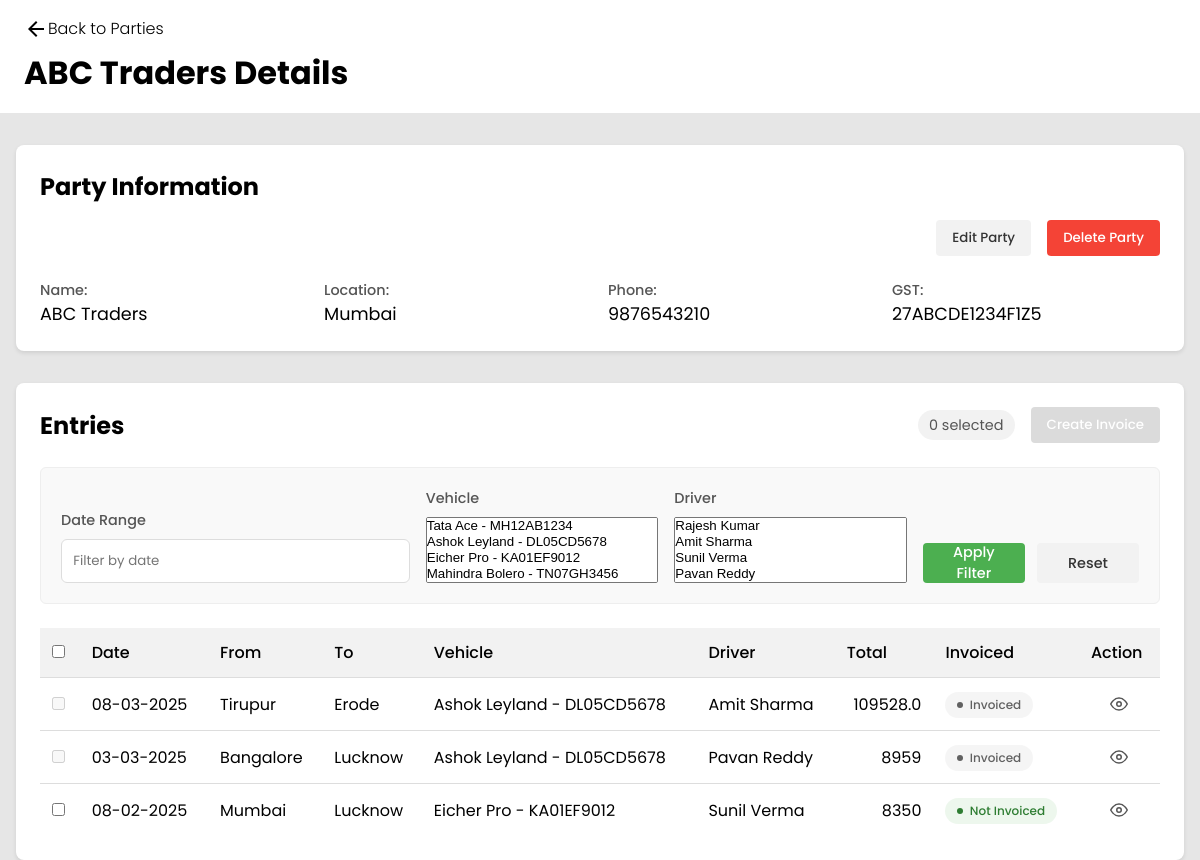
Page /parties/1/ on the earlier database version.
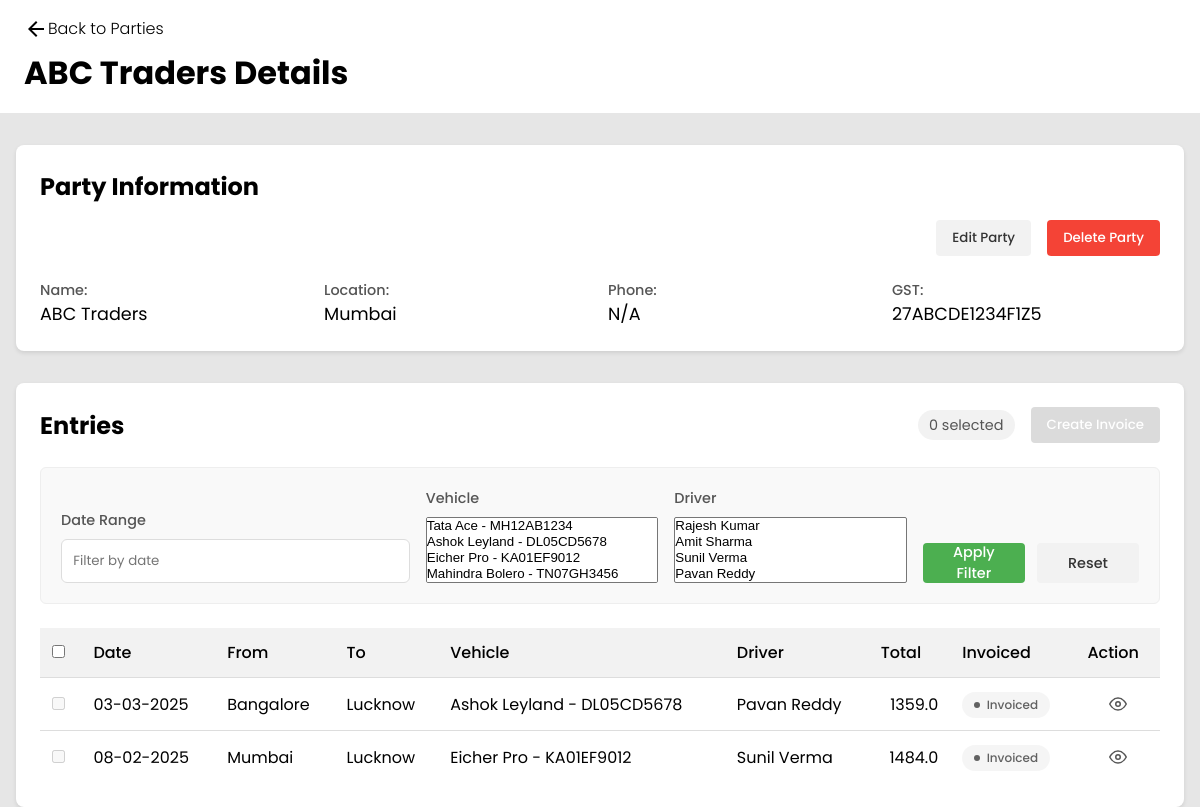
Same page on the later database version.
### main/models.py (models this page shows, shortened)
class Party(models.Model):
    name        = models.CharField(max_length=50)
    location    = models.CharField(max_length=50,null=True,blank=True)
    phone       = models.CharField(max_length=10,null=True,blank=True)
    gst         = models.CharField(max_length=15,null=True,blank=True)

class Entry(models.Model):
    date    = models.DateField()
    customer_from   = models.CharField(max_length=100)
    customer_to     = models.CharField(max_length=100)
    party           = models.ForeignKey(Party,on_delete=models.CASCADE)
    vehicle         = models.ForeignKey(Vehicle,on_delete=models.SET_NULL,null=True)
    driver          = models.ForeignKey(Driver,on_delete=models.SET_NULL,null=True)
    total           = models.CharField(max_length=100,null=True,blank=True)
    no_of_invoices  = models.IntegerField(default=0, null=True, blank=True)

class Vehicle(models.Model):
    name        = models.CharField(max_length=50)
    number      = models.CharField(max_length=10,null=True,blank=True)
    company     = models.ForeignKey(VehicleCompany,on_delete=models.CASCADE,null=True,blank=True)
    def __str__(self):
        return f"{self.name} - {self.number}"

class Driver(models.Model):
    name        = models.CharField(max_length=50)
    phone       = models.CharField(max_length=10,null=True,blank=True)
    def __str__(self):
        return f"{self.name}"

### main/views.py (the view)
# urls.py: path("parties/<int:party_id>/", party_details_view, name="party_details"),
def party_details_view(request, party_id):
    party = Party.objects.get(pk=party_id)
    entries = Entry.objects.filter(party=party).order_by('-date')
    return render(request, "party_details.html", {
        "party": party,
        "entries": entries,
        "vehicles": Vehicle.objects.all(),
        "drivers": Driver.objects.all(),
    })

### main/templates/party_details.html (shortened to what the changed rows need)
<!DOCTYPE html>
<html lang="en">
<head>
    {% load static %}
    <link rel="stylesheet" href="https://cdn.jsdelivr.net/npm/flatpickr/dist/flatpickr.min.css">
    <link rel="stylesheet" href="{% static 'css/party_details.css' %}">
    <link rel="stylesheet" href="https://cdn.jsdelivr.net/npm/sweetalert2@11/dist/sweetalert2.min.css">
    <link rel="stylesheet" href="https://cdn.jsdelivr.net/npm/choices.js/public/assets/styles/choices.min.css">
</head>
<body>
    <nav>
        <a href="{% url 'parties' %}">
            <svg xmlns="http://www.w3.org/2000/svg" height="24px" viewBox="0 -960 960 960" width="24px" fill="#000000">
                <path d="m313-440 224 224-57 56-320-320 320-320 57 56-224 224h487v80H313Z" />
            </svg>
            Back to Parties
        </a>
        <h2>{{ party.name }} Details</h2>
    </nav>
    <div class="container">
        <div class="party-info">
            <div class="info-grid">
                <div class="info-item">
                    <span class="label">Name:</span>
                    <span class="value">{{ party.name }}</span>
                </div>
                <div class="info-item">
                    <span class="label">Location:</span>
                    <span class="value">{{ party.location|default:"N/A" }}</span>
                </div>
                <div class="info-item">
                    <span class="label">Phone:</span>
                    <span class="value">{{ party.phone|default:"N/A" }}</span>
                </div>
                <div class="info-item">
                    <span class="label">GST:</span>
                    <span class="value">{{ party.gst|default:"N/A" }}</span>
                </div>
            </div>
        </div>
        <div class="entries-section">
            <form id="invoice-form" method="post" action="{% url 'create_invoice' %}">
                <div class="table-container">
                    <table>
                        <thead>
                            <tr>
                                <th><input type="checkbox" id="select-all"></th>
                                <th>Date</th>
                                <th>From</th>
                                <th>To</th>
                                <th>Vehicle</th>
                                <th>Driver</th>
                                <th>Total</th>
                                <th>Invoiced</th>
                                <th>Action</th>
                            </tr>
                        </thead>
                        <tbody>
                            {% for entry in entries %}
                            <tr>
                                <td>
                                    <input type="checkbox" name="entry_ids" value="{{ entry.id }}" class="entry-checkbox"
                                        {% if entry.no_of_invoices > 0 %}disabled{% endif %}>
                                </td>
                                <td>{{ entry.date|date:"d-m-Y" }}</td>
                                <td>{{ entry.customer_from }}</td>
                                <td>{{ entry.customer_to }}</td>
                                <td>{{ entry.vehicle|default:"N/A" }}</td>
                                <td>{{ entry.driver|default:"N/A" }}</td>
                                <td style="text-align: end;">{{ entry.total }}</td>
                                <td>
                                    {% if entry.no_of_invoices > 0 %}
                                        <span class="tag tag-invoiced">
                                            <span class="tag-dot"></span>
                                            Invoiced
                                        </span>
                                    {% else %}
                                        <span class="tag tag-not-invoiced">
                                            <span class="tag-dot"></span>
                                            Not Invoiced
                                        </span>
                                    {% endif %}
                                </td>
                                <td>
                                    <a href="{% url 'entry_details' entry.id %}" class="view-entry-btn" title="View Details">
                                        <svg xmlns="http://www.w3.org/2000/svg" width="18" height="18" viewBox="0 0 24 24" fill="none" stroke="currentColor" stroke-width="2" stroke-linecap="round" stroke-linejoin="round">
                                            <path d="M1 12s4-8 11-8 11 8 11 8-4 8-11 8-11-8-11-8z"></path>
                                            <circle cx="12" cy="12" r="3"></circle>
                                        </svg>
                                    </a>
                                </td>
                            </tr>
                            {% empty %}
                            <tr>
                                <td colspan="9">No entries found for this party.</td>
                            </tr>
                            {% endfor %}
                        </tbody>
                    </table>
                </div>
            </form>
        </div>
    </div>
</body>
</html>

Differences in the rows shown:
removed Entry: date "08-03-2025", customer_from "Tirupur", customer_to "Erode", vehicle "Ashok Leyland - DL05CD5678", driver "Amit Sharma", total "109528.0", shows "Invoiced"
changed Party "ABC Traders": phone "9876543210" → "N/A"
changed Entry "Bangalore": total "8959" → "1359.0"
changed Entry "Mumbai": total "8350" → "1484.0"; no_of_invoices "Not Invoiced" → "Invoiced"
